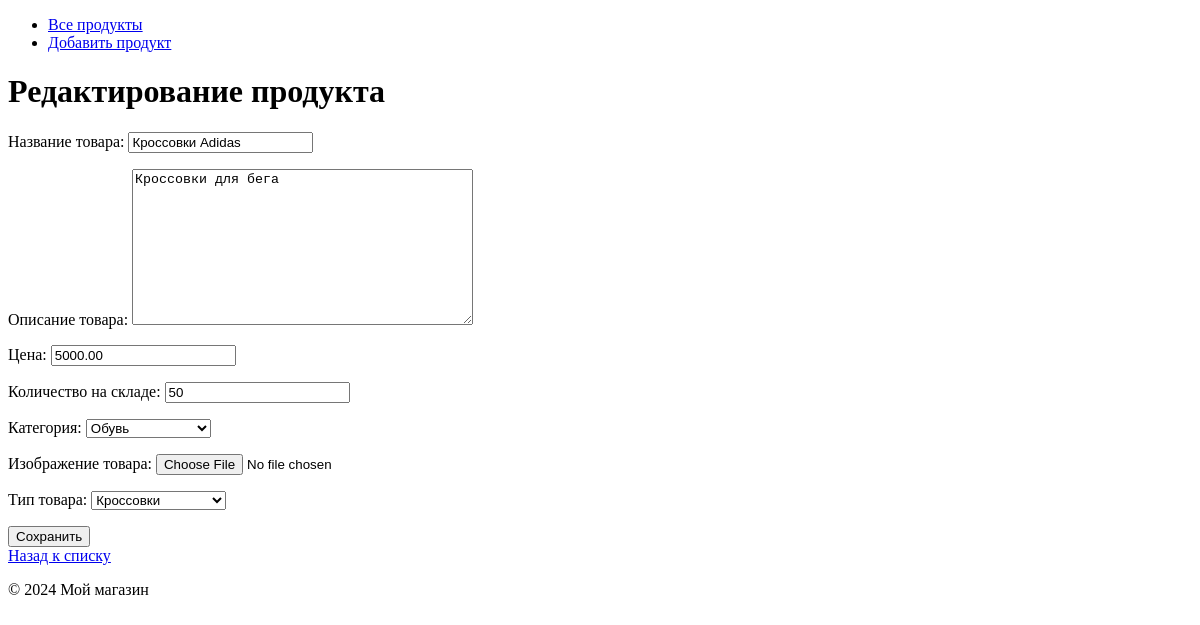
The app's page /products/3/update/, older data.
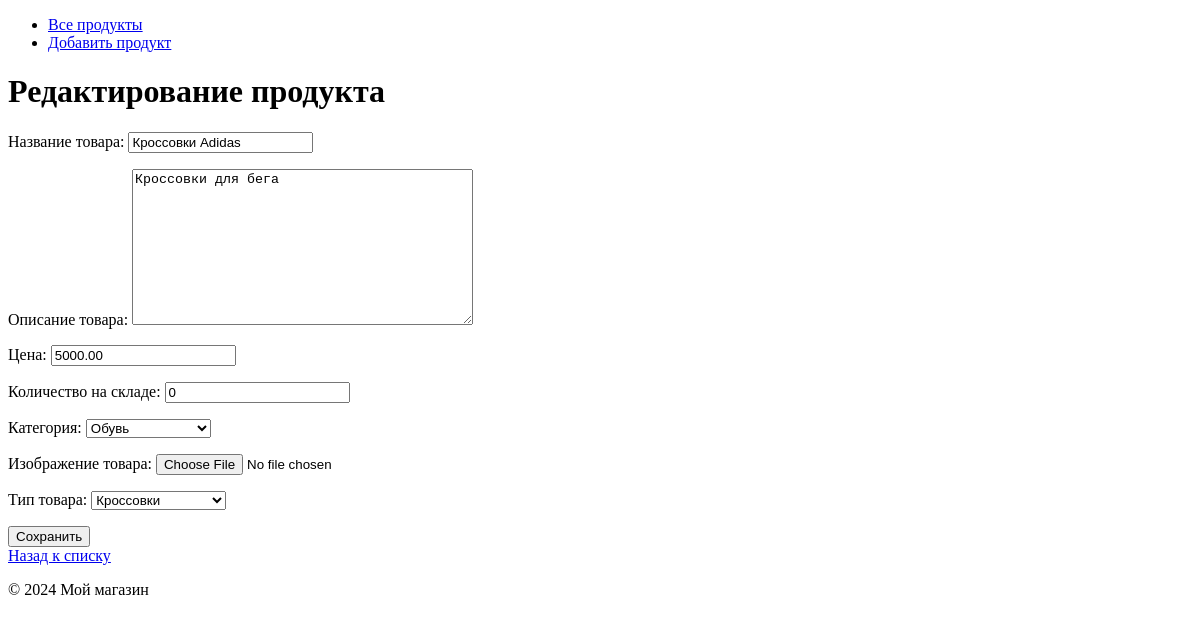
The same page, newer data.
### storemodels/models.py (models this page shows, shortened)
class Product(models.Model):
    NAME_CHOICES = [('sneakers', 'Кроссовки'),('Rubber boots', 'Резиновые сапоги'),('deck shoes', 'Топсайдеры'),
                    ('Hat', 'Шляпы'), ('Accessories', 'Аксессуары'), ('trinket', 'Безделушки'), ('lingerie', 'нижнее белье'),
                    ('shoes', 'Обувь')]
    name = models.CharField(max_length=255, verbose_name='Название товара')
    description = models.TextField(blank=True, verbose_name='Описание товара')
    price = models.DecimalField(max_digits=10,decimal_places=2,verbose_name='Цена')
    stock = models.PositiveIntegerField(verbose_name='Количество на складе')
    category = models.ForeignKey(Category,on_delete=models.CASCADE,related_name='products',verbose_name='Категория')
    image = models.ImageField( upload_to='products/',blank=True,null=True,verbose_name='Изображение товара')
    type = models.CharField(max_length=50,choices=NAME_CHOICES,default='Кроссовки',verbose_name='Тип товара',blank=False)
    class Meta:
        verbose_name = 'Товар'
        verbose_name_plural = 'Товары'
        ordering = ['name']

class Category(models.Model):
    name = models.CharField(max_length=100, unique=True, verbose_name='Название категории')
    class Meta:
        verbose_name = 'Категория'
        verbose_name_plural = 'Категории'
        ordering = ['name']
    def __str__(self):
        return self.name

### storemodels/views.py (the view)
# urls.py: path('products/<int:pk>/update/', ProductUpdateView.as_view(), name='product_update'),
class ProductUpdateView(UpdateView):
    model = Product
    template_name = 'products/product_form.html'
    fields = ['name', 'description', 'price', 'stock', 'category', 'image', 'type']
    success_url = reverse_lazy('product_list')

### storemodels/Templates/Products/product_form.html (shortened to what this page needs)
{% extends 'base.html' %}
{% block content %}
<h1>{% if product %}Редактирование{% else %}Создание{% endif %} продукта</h1>
<form method="POST" enctype="multipart/form-data">
    {{ form.as_p }}
    <button type="submit">Сохранить</button>
</form>
<a href="{% url 'product_list' %}">Назад к списку</a>
{% endblock %}

Row changes from the older to the newer data that the page shows:
changed Product "Кроссовки для бега": stock "50" → "0"
